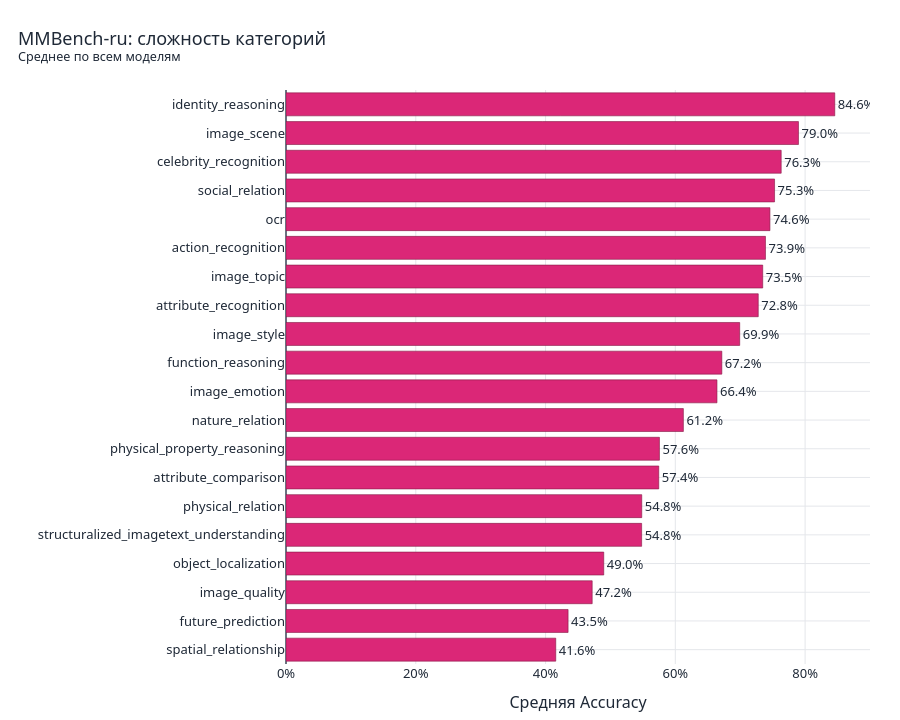

Notebook source saved alongside this figure:
### Code cell
category_total = (
    mmbench.groupby("category", as_index=False)
    .agg(accuracy=("is_correct", "mean"), examples=("is_correct", "size"))
    .sort_values("accuracy")
)
fig = px.bar(category_total, x="accuracy", y="category", orientation="h", text=category_total["accuracy"].map(lambda x: f"{x:.1%}"), color_discrete_sequence=[PINK], hover_data=["examples"])
fig.update_traces(textposition="outside", marker_line_color="#831843", marker_line_width=0.6)
fig.update_xaxes(range=[0, 0.9], tickformat=".0%", title="Средняя Accuracy")
fig.update_yaxes(title="")
style_plot(fig, "MMBench-ru: сложность категорий", "Среднее по всем моделям", 720).show()

### Figure 1 — Plotly figure (JSON) as saved in the notebook; plotly's stock layout.template omitted (floating-point values rounded to 4 significant figures)
{"data": [{"customdata": [[1044], [720], [924], [1842], [894], [456], [618], [1086], [1032], [1200], [1800], [1260], [1374], [750], [1218], [834], [1032], [1938], [2388], [1050]], "hovertemplate": "accuracy=%{x}<br>category=%{y}<br>text=%{text}<br>examples=%{customdata[0]}<extra></extra>", "legendgroup": "", "marker": {"color": "#db2777", "line": {"color": "#831843", "width": 0.6}, "pattern": {"shape": ""}}, "name": "", "orientation": "h", "showlegend": false, "text": ["41.6%", "43.5%", "47.2%", "49.0%", "54.8%", "54.8%", "57.4%", "57.6%", "61.2%", "66.4%", "67.2%", "69.9%", "72.8%", "73.5%", "73.9%", "74.6%", "75.3%", "76.3%", "79.0%", "84.6%"], "textposition": "outside", "type": "bar", "x": [0.4157, 0.4347, 0.4719, 0.4897, 0.5481, 0.5482, 0.5744, 0.5755, 0.6124, 0.6642, 0.6717, 0.6992, 0.7278, 0.7347, 0.7389, 0.7458, 0.7529, 0.7632, 0.7898, 0.8457], "xaxis": "x", "y": ["spatial_relationship", "future_prediction", "image_quality", "object_localization", "structuralized_imagetext_understanding", "physical_relation", "attribute_comparison", "physical_property_reasoning", "nature_relation", "image_emotion", "function_reasoning", "image_style", "attribute_recognition", "image_topic", "action_recognition", "ocr", "social_relation", "celebrity_recognition", "image_scene", "identity_reasoning"], "yaxis": "y"}], "layout": {"barmode": "relative", "font": {"color": "#1f2937", "family": "Segoe UI", "size": 13}, "height": 720, "legend": {"title": {"text": ""}, "tracegroupgap": 0}, "margin": {"b": 40, "l": 30, "r": 30, "t": 90}, "title": {"text": "MMBench-ru: сложность категорий<br><sup>Среднее по всем моделям</sup>", "x": 0.02, "xanchor": "left"}, "xaxis": {"anchor": "y", "domain": [0, 1], "gridcolor": "#e5e7eb", "range": [0, 0.9], "tickformat": ".0%", "title": {"text": "Средняя Accuracy"}, "zerolinecolor": "#6b7280"}, "yaxis": {"anchor": "x", "domain": [0, 1], "gridcolor": "#e5e7eb", "title": {"text": ""}}}}
